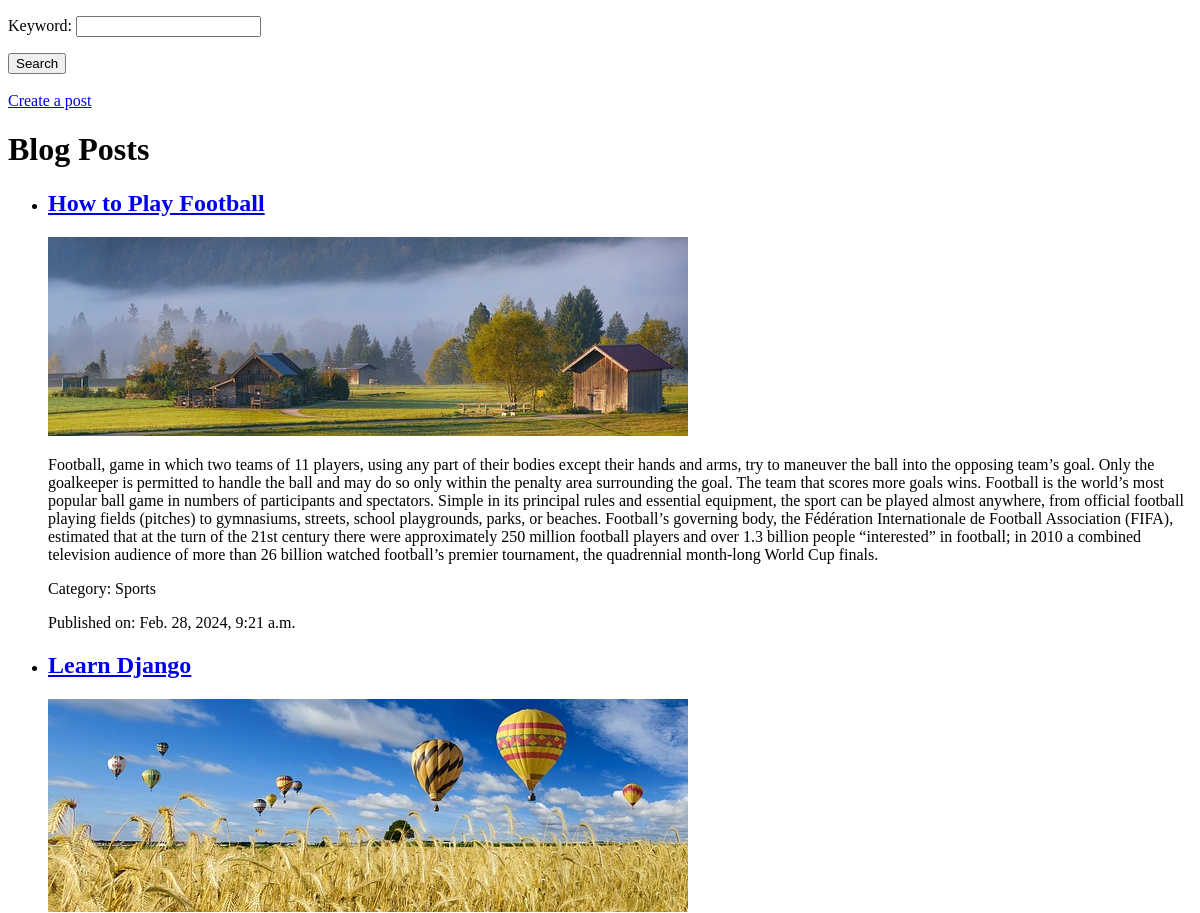
/blog/ (upper part), run on an earlier commit of the app's database.
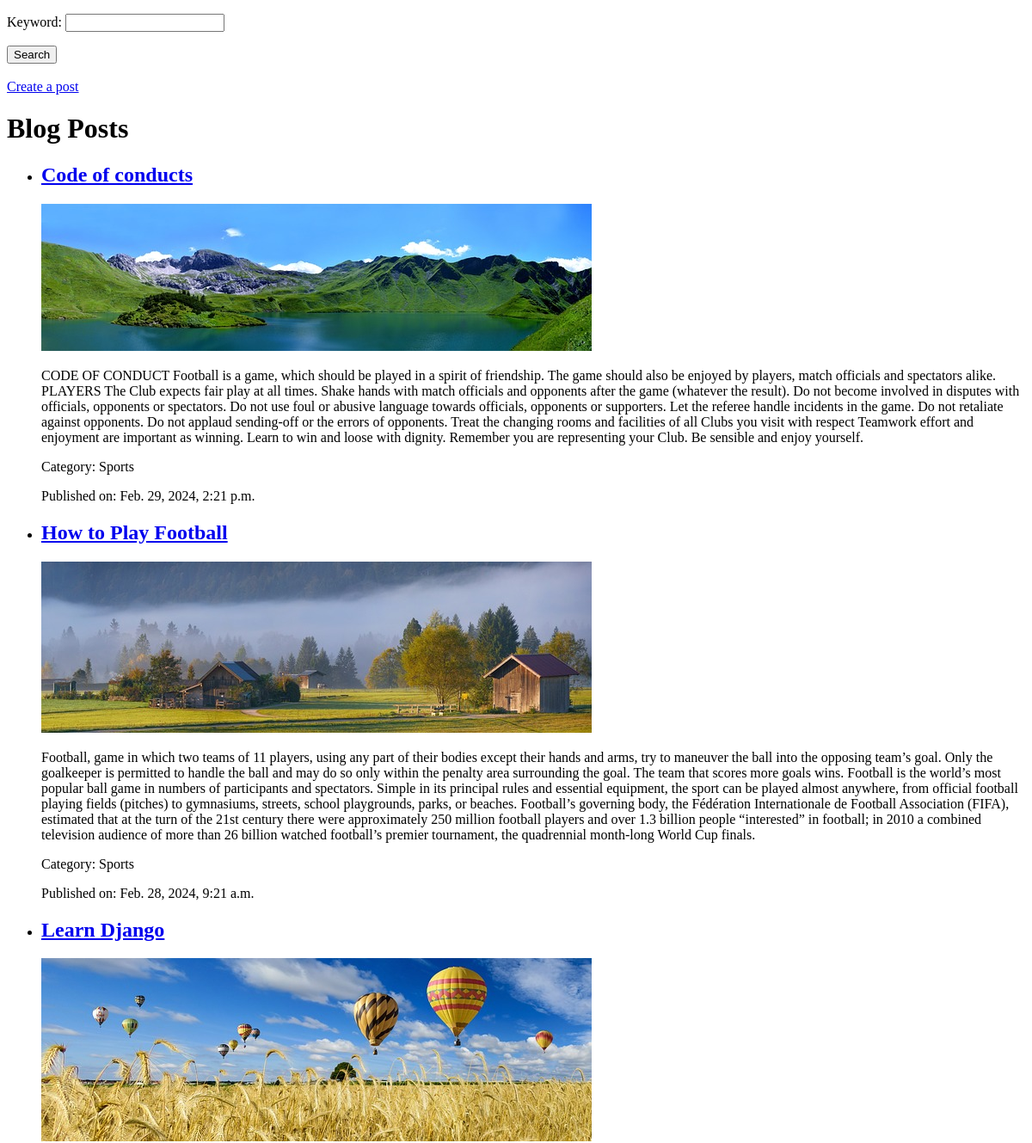
And on a later commit of the database.
### blog/models.py (models this page shows, shortened)
class Post(models.Model):
    title = models.CharField(max_length=200)
    content = models.TextField()
    category = models.ForeignKey(Category, on_delete=models.CASCADE)
    image = models.ImageField(upload_to='post_images/', blank=True, null=True)
    created_at = models.DateTimeField(auto_now_add=True)

class Category(models.Model):
    name = models.CharField(max_length=100)
    def __str__(self):
        return self.name

### blog/views.py (the view)
# urls.py: path('', views.post_list, name='post_list'),
def post_list(request):
    posts = Post.objects.all().order_by('-created_at')
    form = SearchForm()
    key = request.GET.get('keyword')
    if key:
        posts = posts.filter(Q(content__icontains = key) | Q(title__icontains = key))
    return render(request, 'blog/post_list.html', {'posts': posts, 'form': form})

### blog/forms.py
class SearchForm(forms.Form):
    keyword = forms.CharField()

### templates/blog/post_list.html (shortened to what this page needs)
<!DOCTYPE html>
<html lang="en">
<head>
</head>
<body>
    <form method="get" action="{% url 'blog:post_list' %}">
        {{ form.as_p }}
        <button type="submit">Search</button>
    </form>
    <br>
    <a href="{% url 'blog:post_create' %}">Create a post</a>
    <h1>Blog Posts</h1>
    <ul>
        {% for post in posts %}
            <li>
                <a href="{% url 'blog:post_detail' post.id %}"><h2>{{ post.title }}</h2></a>
                <img src="{{post.image.url }}" alt="post_image">
                <p>{{ post.content }}</p>
                <p>Category: {{ post.category }}</p>
                <p>Published on: {{ post.created_at }}</p>
            </li>
        {% endfor %}
    </ul>
</body>
</html>

What changed in the data, as far as the page shows it:
added Post: title "Code of conducts", image (picture), content "CODE OF CONDUCT Football is a game, which should be played in a spirit of friendship. The game should also be enjoyed by players, match officials and spectators alike. PLAYERS The Club expects fair play at all times. Shake hands with match officials and opponents after the game (whatever the result). Do not become involved in disputes with officials, opponents or spectators. Do not use foul or abusive language towards officials, opponents or supporters. Let the referee handle incidents in the game. Do not retaliate against opponents. Do not applaud sending-off or the errors of opponents. Treat the changing rooms and facilities of all Clubs you visit with respect Teamwork effort and…", category "Sports", created_at "Feb. 29, 2024, 2:21 p.m."
